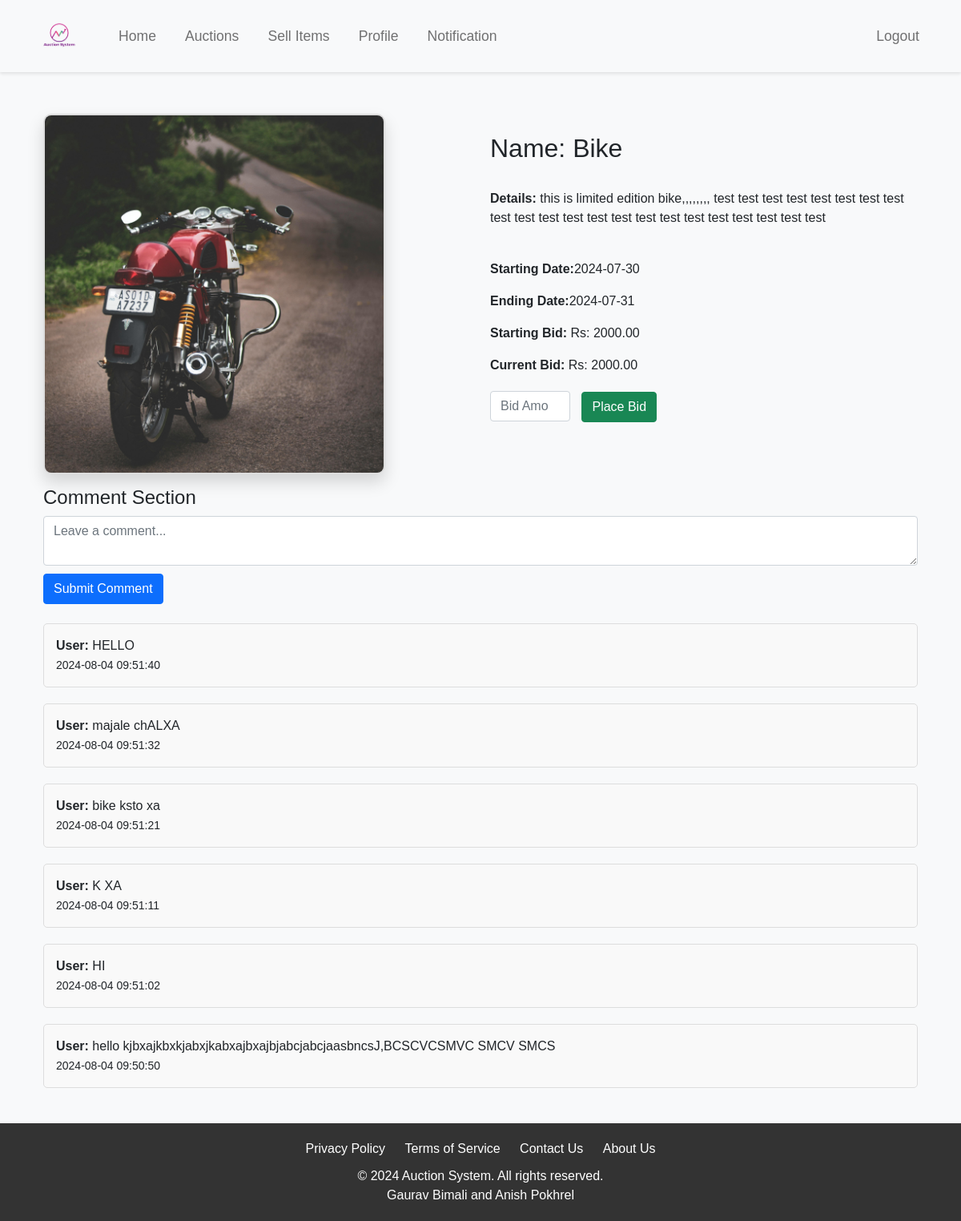
Page /Auction_System/User/item_details.php?id=14 on the committed database.
### tables this page shows
CREATE TABLE `auction_items` (
  `A_id` int(11) NOT NULL,
  `seller_id` int(11) NOT NULL,
  `name` varchar(255) NOT NULL,
  `image` varchar(255) NOT NULL,
  `initial_bid` decimal(10,2) NOT NULL,
  `email` varchar(255) NOT NULL,
  `details` text NOT NULL,
  `approved` tinyint(1) DEFAULT 0,
  `start_date` date DEFAULT NULL,
  `end_date` date DEFAULT NULL,
  `category` enum('Electronics','Clothing','Kitchen Items','Furniture','Others') DEFAULT NULL,
  `feedback` text DEFAULT NULL
);

CREATE TABLE `comments` (
  `comment_id` int(11) NOT NULL,
  `item_id` int(11) NOT NULL,
  `user_id` int(11) NOT NULL,
  `comment` text NOT NULL,
  `created_at` timestamp NOT NULL DEFAULT current_timestamp()
);

CREATE TABLE `user` (
  `ID` int(11) NOT NULL,
  `name` text NOT NULL,
  `Phone` bigint(100) NOT NULL,
  `Email` varchar(100) NOT NULL,
  `Password` varchar(100) NOT NULL,
  `role` enum('admin','user') DEFAULT 'user',
  `agreed_to_terms` tinyint(1) NOT NULL DEFAULT 0
);

### Auction_System/User/item_details.php (the view, shortened to what this page needs)
<?php
require_once "config.php";
include 'Nav.php';
$current_bid = 0;
if (isset($_GET['id']) && is_numeric($_GET['id'])) {
    $item_id = $_GET['id'];
    $sql = "SELECT * FROM auction_items WHERE A_id = ?";
    if ($stmt = mysqli_prepare($link, $sql)) {
        mysqli_stmt_bind_param($stmt, "i", $param_id);
        if (mysqli_stmt_execute($stmt)) {
            $result = mysqli_stmt_get_result($stmt);
            if (mysqli_num_rows($result) == 1) {
                $item = mysqli_fetch_array($result, MYSQLI_ASSOC);
                $sql_bid = "SELECT MAX(bid_amount) AS current_bid FROM bids WHERE item_id = ?";
                if ($stmt_bid = mysqli_prepare($link, $sql_bid)) {
                    mysqli_stmt_bind_param($stmt_bid, "i", $param_item_id);
                    $param_item_id = $item['A_id'];
                    if (mysqli_stmt_execute($stmt_bid)) {
                        $result_bid = mysqli_stmt_get_result($stmt_bid);
                        $bid = mysqli_fetch_array($result_bid, MYSQLI_ASSOC);
                        $current_bid = $bid['current_bid'] ? $bid['current_bid'] : $item['initial_bid'];
                    }
                }
            } else {
                echo "No records found.";
                exit();
            }
        } else {
            echo "Error executing query.";
            exit();
        }
    }
} else {
    echo "Invalid item ID.";
    exit();
}
$current_date = date('Y-m-d H:i:s');
if ($current_date >= $item['end_date']) {
    $sql_highest_bid = "SELECT user_id, bid_amount FROM bids WHERE item_id = ? ORDER BY bid_amount DESC LIMIT 1";
    if ($stmt_highest = mysqli_prepare($link, $sql_highest_bid)) {
        $param_item_id = $item_id;
    }
} else {
    echo "<div class='alert alert-info'>The auction is still ongoing.</div>";
}
?>
<!DOCTYPE html>
<html lang="en">
<head>
    <link href="https://stackpath.bootstrapcdn.com/bootstrap/5.3.0/css/bootstrap.min.css" rel="stylesheet">
    <link rel="stylesheet" href="../Style.css">
</head>
<body>
    <div class="container gap-navbar">
        <div class="row">
            <div class="col-md-6">
                <img src="<?php echo htmlspecialchars($item['image']); ?>"
                    alt="<?php echo htmlspecialchars($item['name']); ?>" class="item-image">
            </div>
            <div class="col-md-6">
                <br>
                <h2>Name: <?php echo htmlspecialchars($item['name']); ?></h2><br>
                <p><b>Details:</b> <?php echo htmlspecialchars($item['details']); ?></p><br>
                <p><b>Starting Date:</b><?php echo htmlspecialchars($item['start_date']); ?></p>
                <p><b>Ending Date:</b><?php echo htmlspecialchars($item['end_date']); ?></p>
                <p><b>Starting Bid:</b> Rs: <?php echo htmlspecialchars($item['initial_bid']); ?></p>
                <p><b>Current Bid:</b> Rs: <?php echo htmlspecialchars($current_bid); ?></p>
                <div class="bid-section">
                    <form action="" method="post">
                        <input type="number" name="bid_amount" class="form-control d-inline" placeholder="Bid Amount"
                            min="<?php echo htmlspecialchars($current_bid + 1); ?>" required>
                        <button type="submit" class="btn btn-success">Place Bid</button>
                    </form>
                </div>
            </div>
        </div>
        <div class="row comment-section">
            <div class="col-md-12">
                <h4>Comment Section</h4>
                <form action="comment.php" method="post">
                    <textarea name="comment" class="form-control comment-box" placeholder="Leave a comment..."
                        required></textarea>
                    <button type="submit" class="btn btn-primary">Submit Comment</button>
                </form>
                <br>
                <div id="comments">
                    <?php
                    $sql_comments = "SELECT c.comment, c.created_at, u.name FROM comments c JOIN user u ON c.user_id = u.ID WHERE c.item_id = ? ORDER BY c.created_at DESC";
                    if ($stmt_comments = mysqli_prepare($link, $sql_comments)) {
                        mysqli_stmt_bind_param($stmt_comments, "i", $param_item_id);
                        if (mysqli_stmt_execute($stmt_comments)) {
                            $result_comments = mysqli_stmt_get_result($stmt_comments);
                            while ($comment = mysqli_fetch_array($result_comments, MYSQLI_ASSOC)) {
                                echo "<div class='comment'><strong>" . htmlspecialchars($comment['name']) . ":</strong> " . htmlspecialchars($comment['comment']) . "<br><small>" . htmlspecialchars($comment['created_at']) . "</small></div>";
                            }
                        } else {
                            echo "Error fetching comments.";
                        }
                    }
                    ?>
                </div>
            </div>
        </div>
    </div>
    <br>
    <?php include 'footer.php'; ?>
</body>
</html>

### Auction_System/User/Header_style.css (style rules this page uses)
body { font-family: 'Arial', sans-serif; margin: 0; padding: 0; background-color: #f8f9fa; display: flex; flex-direction: column; align-items: center; min-height: 100vh; }

### Auction_System/User/item_details.php (style rules this page uses)
.container { padding-top: 20px; }
.item-image { width: 80%; height: 450px; object-fit: cover; border-radius: 10px; border: 2px solid #ddd; margin-bottom: 15px; box-shadow: 0 10px 20px rgba(0, 0, 0, 0.15); }
.bid-section { margin-top: 20px; }
.bid-section input { width: 100px; margin-right: 10px; display: inline-block; }
.comment-section { margin-top: 40px; }
.comment-box { width: 70%; min-height: 100px; margin-bottom: 10px; }
.gap-navbar { padding-top: 70px; }
.comment { margin-bottom: 20px; padding: 15px; border: 1px solid #ddd; border-radius: 5px; background-color: #f9f9f9; }

### rows in the picture
auction_items: image+name (picture), name "Bike", details "this is limited edition bike,,,,,,,, test test test test test test test test test test test test test test test test test test test test test test", start_date "2024-07-30", end_date "2024-07-31", initial_bid "2000.00"
comments: user.name "User", comment "HELLO", created_at "2024-08-04 09:51:40"
comments: user.name "User", comment "majale chALXA", created_at "2024-08-04 09:51:32"
comments: user.name "User", comment "bike ksto xa", created_at "2024-08-04 09:51:21"
comments: user.name "User", comment "K XA", created_at "2024-08-04 09:51:11"
comments: user.name "User", comment "HI", created_at "2024-08-04 09:51:02"
comments: user.name "User", comment "hello kjbxajkbxkjabxjkabxajbxajbjabcjabcjaasbncsJ,BCSCVCSMVC SMCV SMCS", created_at "2024-08-04 09:50:50"

### other values in the picture
$current_bid "2000.00"
